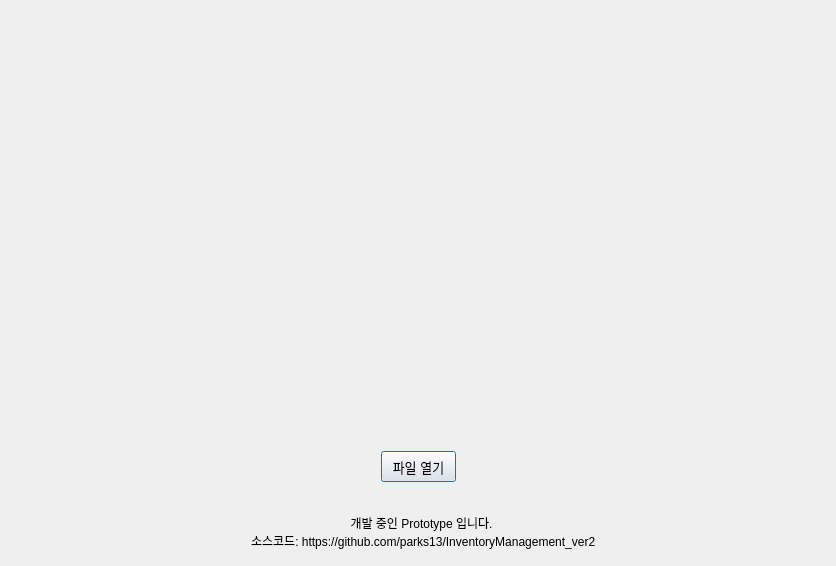
<?xml version="1.0" encoding="UTF-8"?>
<ui version="4.0">
 <class>Dialog</class>
 <widget class="QDialog" name="Dialog">
  <property name="geometry">
   <rect>
    <x>0</x>
    <y>0</y>
    <width>836</width>
    <height>566</height>
   </rect>
  </property>
  <property name="windowTitle">
   <string>Dialog</string>
  </property>
  <layout class="QGridLayout" name="gridLayout">
   <item row="0" column="0">
    <widget class="QStackedWidget" name="stackedWidget">
     <property name="currentIndex">
      <number>0</number>
     </property>
     <widget class="QWidget" name="page">
      <widget class="QPushButton" name="openFileButton">
       <property name="geometry">
        <rect>
         <x>370</x>
         <y>440</y>
         <width>75</width>
         <height>31</height>
        </rect>
       </property>
       <property name="font">
        <font>
         <pointsize>10</pointsize>
        </font>
       </property>
       <property name="text">
        <string>파일 열기</string>
       </property>
      </widget>
      <widget class="QLabel" name="label">
       <property name="geometry">
        <rect>
         <x>0</x>
         <y>500</y>
         <width>821</width>
         <height>41</height>
        </rect>
       </property>
       <property name="text">
        <string>개발 중인 Prototype 입니다. 
 소스코드: https://github.com/parks13/InventoryManagement_ver2</string>
       </property>
       <property name="alignment">
        <set>Qt::AlignCenter</set>
       </property>
      </widget>
     </widget>
     <widget class="QWidget" name="page_2">
      <widget class="QLineEdit" name="searchObj">
       <property name="geometry">
        <rect>
         <x>430</x>
         <y>10</y>
         <width>311</width>
         <height>31</height>
        </rect>
       </property>
      </widget>
      <widget class="QPushButton" name="searchButton">
       <property name="geometry">
        <rect>
         <x>750</x>
         <y>10</y>
         <width>61</width>
         <height>31</height>
        </rect>
       </property>
       <property name="font">
        <font>
         <pointsize>10</pointsize>
        </font>
       </property>
       <property name="text">
        <string>검색</string>
       </property>
      </widget>
      <widget class="QLabel" name="name">
       <property name="geometry">
        <rect>
         <x>420</x>
         <y>80</y>
         <width>81</width>
         <height>31</height>
        </rect>
       </property>
       <property name="font">
        <font>
         <pointsize>10</pointsize>
        </font>
       </property>
       <property name="text">
        <string>품목 이름:</string>
       </property>
       <property name="alignment">
        <set>Qt::AlignRight|Qt::AlignTrailing|Qt::AlignVCenter</set>
       </property>
      </widget>
      <widget class="Line" name="line">
       <property name="geometry">
        <rect>
         <x>430</x>
         <y>40</y>
         <width>381</width>
         <height>16</height>
        </rect>
       </property>
       <property name="orientation">
        <enum>Qt::Horizontal</enum>
       </property>
      </widget>
      <widget class="QLabel" name="price">
       <property name="geometry">
        <rect>
         <x>420</x>
         <y>110</y>
         <width>81</width>
         <height>31</height>
        </rect>
       </property>
       <property name="font">
        <font>
         <pointsize>10</pointsize>
        </font>
       </property>
       <property name="text">
        <string>가격 1:</string>
       </property>
       <property name="alignment">
        <set>Qt::AlignRight|Qt::AlignTrailing|Qt::AlignVCenter</set>
       </property>
      </widget>
      <widget class="QLabel" name="itemName">
       <property name="geometry">
        <rect>
         <x>500</x>
         <y>80</y>
         <width>311</width>
         <height>31</height>
        </rect>
       </property>
       <property name="font">
        <font>
         <pointsize>10</pointsize>
        </font>
       </property>
       <property name="text">
        <string>-</string>
       </property>
       <property name="alignment">
        <set>Qt::AlignCenter</set>
       </property>
      </widget>
      <widget class="QLabel" name="price1">
       <property name="geometry">
        <rect>
         <x>500</x>
         <y>110</y>
         <width>311</width>
         <height>31</height>
        </rect>
       </property>
       <property name="font">
        <font>
         <pointsize>10</pointsize>
        </font>
       </property>
       <property name="text">
        <string>-</string>
       </property>
       <property name="alignment">
        <set>Qt::AlignCenter</set>
       </property>
      </widget>
      <widget class="QPushButton" name="deleteItemButton">
       <property name="geometry">
        <rect>
         <x>750</x>
         <y>510</y>
         <width>61</width>
         <height>31</height>
        </rect>
       </property>
       <property name="font">
        <font>
         <pointsize>10</pointsize>
         <italic>false</italic>
         <underline>false</underline>
         <strikeout>false</strikeout>
         <kerning>false</kerning>
        </font>
       </property>
       <property name="autoFillBackground">
        <bool>false</bool>
       </property>
       <property name="text">
        <string>삭제</string>
       </property>
      </widget>
      <widget class="QPushButton" name="addItemButton">
       <property name="geometry">
        <rect>
         <x>750</x>
         <y>370</y>
         <width>61</width>
         <height>31</height>
        </rect>
       </property>
       <property name="font">
        <font>
         <pointsize>10</pointsize>
        </font>
       </property>
       <property name="text">
        <string>추가</string>
       </property>
      </widget>
      <widget class="QLineEdit" name="newItemName">
       <property name="geometry">
        <rect>
         <x>510</x>
         <y>410</y>
         <width>301</width>
         <height>31</height>
        </rect>
       </property>
      </widget>
      <widget class="QLabel" name="name_2">
       <property name="geometry">
        <rect>
         <x>430</x>
         <y>340</y>
         <width>381</width>
         <height>31</height>
        </rect>
       </property>
       <property name="font">
        <font>
         <pointsize>10</pointsize>
         <weight>75</weight>
         <bold>true</bold>
        </font>
       </property>
       <property name="text">
        <string>추가</string>
       </property>
       <property name="alignment">
        <set>Qt::AlignCenter</set>
       </property>
      </widget>
      <widget class="QLabel" name="name_3">
       <property name="geometry">
        <rect>
         <x>430</x>
         <y>410</y>
         <width>71</width>
         <height>31</height>
        </rect>
       </property>
       <property name="font">
        <font>
         <pointsize>10</pointsize>
        </font>
       </property>
       <property name="text">
        <string>품목 이름:</string>
       </property>
       <property name="alignment">
        <set>Qt::AlignRight|Qt::AlignTrailing|Qt::AlignVCenter</set>
       </property>
      </widget>
      <widget class="Line" name="line_5">
       <property name="geometry">
        <rect>
         <x>430</x>
         <y>330</y>
         <width>381</width>
         <height>16</height>
        </rect>
       </property>
       <property name="orientation">
        <enum>Qt::Horizontal</enum>
       </property>
      </widget>
      <widget class="QTableWidget" name="tableWidget">
       <property name="geometry">
        <rect>
         <x>0</x>
         <y>10</y>
         <width>421</width>
         <height>531</height>
        </rect>
       </property>
      </widget>
      <widget class="Line" name="line_6">
       <property name="geometry">
        <rect>
         <x>430</x>
         <y>490</y>
         <width>381</width>
         <height>16</height>
        </rect>
       </property>
       <property name="orientation">
        <enum>Qt::Horizontal</enum>
       </property>
      </widget>
      <widget class="QLabel" name="name_5">
       <property name="geometry">
        <rect>
         <x>420</x>
         <y>50</y>
         <width>81</width>
         <height>31</height>
        </rect>
       </property>
       <property name="font">
        <font>
         <pointsize>10</pointsize>
        </font>
       </property>
       <property name="text">
        <string>ID:</string>
       </property>
       <property name="alignment">
        <set>Qt::AlignRight|Qt::AlignTrailing|Qt::AlignVCenter</set>
       </property>
      </widget>
      <widget class="QLabel" name="itemCode">
       <property name="geometry">
        <rect>
         <x>500</x>
         <y>50</y>
         <width>311</width>
         <height>31</height>
        </rect>
       </property>
       <property name="font">
        <font>
         <pointsize>10</pointsize>
        </font>
       </property>
       <property name="text">
        <string>-</string>
       </property>
       <property name="alignment">
        <set>Qt::AlignCenter</set>
       </property>
      </widget>
      <widget class="QLabel" name="name_6">
       <property name="geometry">
        <rect>
         <x>430</x>
         <y>370</y>
         <width>71</width>
         <height>31</height>
        </rect>
       </property>
       <property name="font">
        <font>
         <pointsize>10</pointsize>
        </font>
       </property>
       <property name="text">
        <string>ID:</string>
       </property>
       <property name="alignment">
        <set>Qt::AlignRight|Qt::AlignTrailing|Qt::AlignVCenter</set>
       </property>
      </widget>
      <widget class="QLineEdit" name="newItemCode">
       <property name="geometry">
        <rect>
         <x>510</x>
         <y>370</y>
         <width>231</width>
         <height>31</height>
        </rect>
       </property>
      </widget>
      <widget class="QLabel" name="price2">
       <property name="geometry">
        <rect>
         <x>500</x>
         <y>140</y>
         <width>311</width>
         <height>31</height>
        </rect>
       </property>
       <property name="font">
        <font>
         <pointsize>10</pointsize>
        </font>
       </property>
       <property name="text">
        <string>-</string>
       </property>
       <property name="alignment">
        <set>Qt::AlignCenter</set>
       </property>
      </widget>
      <widget class="QLabel" name="price_2">
       <property name="geometry">
        <rect>
         <x>420</x>
         <y>140</y>
         <width>81</width>
         <height>31</height>
        </rect>
       </property>
       <property name="font">
        <font>
         <pointsize>10</pointsize>
        </font>
       </property>
       <property name="text">
        <string>가격 2:</string>
       </property>
       <property name="alignment">
        <set>Qt::AlignRight|Qt::AlignTrailing|Qt::AlignVCenter</set>
       </property>
      </widget>
      <widget class="QLabel" name="price3">
       <property name="geometry">
        <rect>
         <x>500</x>
         <y>170</y>
         <width>311</width>
         <height>31</height>
        </rect>
       </property>
       <property name="font">
        <font>
         <pointsize>10</pointsize>
        </font>
       </property>
       <property name="text">
        <string>-</string>
       </property>
       <property name="alignment">
        <set>Qt::AlignCenter</set>
       </property>
      </widget>
      <widget class="QLabel" name="price_3">
       <property name="geometry">
        <rect>
         <x>420</x>
         <y>170</y>
         <width>81</width>
         <height>31</height>
        </rect>
       </property>
       <property name="font">
        <font>
         <pointsize>10</pointsize>
        </font>
       </property>
       <property name="text">
        <string>가격 3:</string>
       </property>
       <property name="alignment">
        <set>Qt::AlignRight|Qt::AlignTrailing|Qt::AlignVCenter</set>
       </property>
      </widget>
      <widget class="QLabel" name="name_7">
       <property name="geometry">
        <rect>
         <x>430</x>
         <y>450</y>
         <width>71</width>
         <height>31</height>
        </rect>
       </property>
       <property name="font">
        <font>
         <pointsize>10</pointsize>
        </font>
       </property>
       <property name="text">
        <string>가격 1:</string>
       </property>
       <property name="alignment">
        <set>Qt::AlignRight|Qt::AlignTrailing|Qt::AlignVCenter</set>
       </property>
      </widget>
      <widget class="QLineEdit" name="newPrice1">
       <property name="geometry">
        <rect>
         <x>510</x>
         <y>450</y>
         <width>61</width>
         <height>31</height>
        </rect>
       </property>
       <property name="text">
        <string/>
       </property>
      </widget>
      <widget class="QLabel" name="name_8">
       <property name="geometry">
        <rect>
         <x>550</x>
         <y>450</y>
         <width>71</width>
         <height>31</height>
        </rect>
       </property>
       <property name="font">
        <font>
         <pointsize>10</pointsize>
        </font>
       </property>
       <property name="text">
        <string>가격 2:</string>
       </property>
       <property name="alignment">
        <set>Qt::AlignRight|Qt::AlignTrailing|Qt::AlignVCenter</set>
       </property>
      </widget>
      <widget class="QLineEdit" name="newPrice2">
       <property name="geometry">
        <rect>
         <x>630</x>
         <y>450</y>
         <width>61</width>
         <height>31</height>
        </rect>
       </property>
       <property name="text">
        <string/>
       </property>
      </widget>
      <widget class="QLabel" name="name_9">
       <property name="geometry">
        <rect>
         <x>670</x>
         <y>450</y>
         <width>71</width>
         <height>31</height>
        </rect>
       </property>
       <property name="font">
        <font>
         <pointsize>10</pointsize>
        </font>
       </property>
       <property name="text">
        <string>가격 3:</string>
       </property>
       <property name="alignment">
        <set>Qt::AlignRight|Qt::AlignTrailing|Qt::AlignVCenter</set>
       </property>
      </widget>
      <widget class="QLineEdit" name="newPrice3">
       <property name="geometry">
        <rect>
         <x>750</x>
         <y>450</y>
         <width>61</width>
         <height>31</height>
        </rect>
       </property>
       <property name="text">
        <string/>
       </property>
      </widget>
      <widget class="Line" name="line_7">
       <property name="geometry">
        <rect>
         <x>430</x>
         <y>200</y>
         <width>381</width>
         <height>16</height>
        </rect>
       </property>
       <property name="orientation">
        <enum>Qt::Horizontal</enum>
       </property>
      </widget>
      <widget class="QLabel" name="name_4">
       <property name="geometry">
        <rect>
         <x>430</x>
         <y>210</y>
         <width>381</width>
         <height>31</height>
        </rect>
       </property>
       <property name="font">
        <font>
         <pointsize>10</pointsize>
         <weight>75</weight>
         <bold>true</bold>
        </font>
       </property>
       <property name="text">
        <string>수정</string>
       </property>
       <property name="alignment">
        <set>Qt::AlignCenter</set>
       </property>
      </widget>
      <widget class="QLabel" name="name_10">
       <property name="geometry">
        <rect>
         <x>430</x>
         <y>250</y>
         <width>71</width>
         <height>31</height>
        </rect>
       </property>
       <property name="font">
        <font>
         <pointsize>10</pointsize>
        </font>
       </property>
       <property name="text">
        <string>ID:</string>
       </property>
       <property name="alignment">
        <set>Qt::AlignRight|Qt::AlignTrailing|Qt::AlignVCenter</set>
       </property>
      </widget>
      <widget class="QLineEdit" name="changeID">
       <property name="geometry">
        <rect>
         <x>510</x>
         <y>250</y>
         <width>231</width>
         <height>31</height>
        </rect>
       </property>
       <property name="text">
        <string/>
       </property>
      </widget>
      <widget class="QLabel" name="name_11">
       <property name="geometry">
        <rect>
         <x>430</x>
         <y>290</y>
         <width>71</width>
         <height>31</height>
        </rect>
       </property>
       <property name="font">
        <font>
         <pointsize>10</pointsize>
        </font>
       </property>
       <property name="text">
        <string>가격 1:</string>
       </property>
       <property name="alignment">
        <set>Qt::AlignRight|Qt::AlignTrailing|Qt::AlignVCenter</set>
       </property>
      </widget>
      <widget class="QLineEdit" name="changePrice1">
       <property name="geometry">
        <rect>
         <x>510</x>
         <y>290</y>
         <width>61</width>
         <height>31</height>
        </rect>
       </property>
       <property name="text">
        <string/>
       </property>
      </widget>
      <widget class="QLabel" name="name_12">
       <property name="geometry">
        <rect>
         <x>550</x>
         <y>290</y>
         <width>71</width>
         <height>31</height>
        </rect>
       </property>
       <property name="font">
        <font>
         <pointsize>10</pointsize>
        </font>
       </property>
       <property name="text">
        <string>가격 2:</string>
       </property>
       <property name="alignment">
        <set>Qt::AlignRight|Qt::AlignTrailing|Qt::AlignVCenter</set>
       </property>
      </widget>
      <widget class="QLineEdit" name="changePrice2">
       <property name="geometry">
        <rect>
         <x>630</x>
         <y>290</y>
         <width>61</width>
         <height>31</height>
        </rect>
       </property>
       <property name="text">
        <string/>
       </property>
      </widget>
      <widget class="QLabel" name="name_13">
       <property name="geometry">
        <rect>
         <x>670</x>
         <y>290</y>
         <width>71</width>
         <height>31</height>
        </rect>
       </property>
       <property name="font">
        <font>
         <pointsize>10</pointsize>
        </font>
       </property>
       <property name="text">
        <string>가격 3:</string>
       </property>
       <property name="alignment">
        <set>Qt::AlignRight|Qt::AlignTrailing|Qt::AlignVCenter</set>
       </property>
      </widget>
      <widget class="QLineEdit" name="changePrice3">
       <property name="geometry">
        <rect>
         <x>750</x>
         <y>290</y>
         <width>61</width>
         <height>31</height>
        </rect>
       </property>
       <property name="text">
        <string/>
       </property>
      </widget>
      <widget class="QPushButton" name="changeItemButton">
       <property name="geometry">
        <rect>
         <x>750</x>
         <y>250</y>
         <width>61</width>
         <height>31</height>
        </rect>
       </property>
       <property name="font">
        <font>
         <pointsize>10</pointsize>
        </font>
       </property>
       <property name="text">
        <string>저장</string>
       </property>
      </widget>
     </widget>
    </widget>
   </item>
  </layout>
 </widget>
 <resources/>
 <connections/>
</ui>
